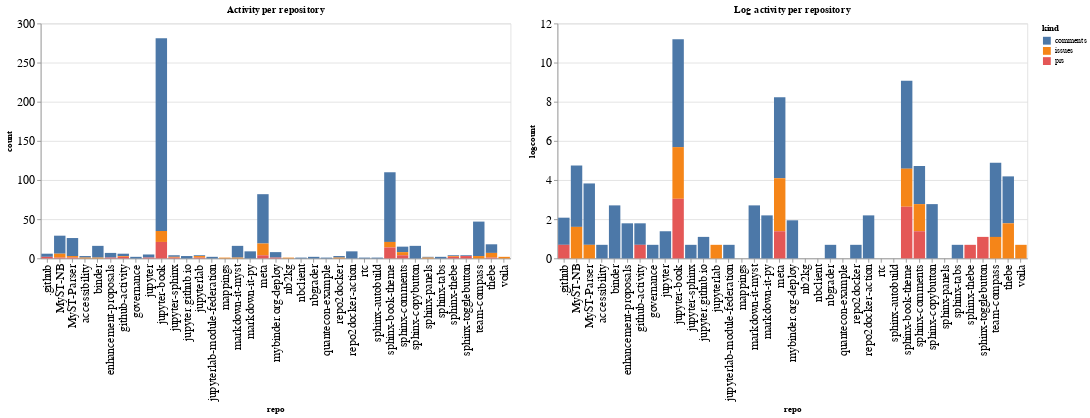

Notebook code cell kept with this figure:
### Code cell
ch1 = alt.Chart(repo_summaries, width=600, title="Activity per repository").mark_bar().encode(
    x='repo',
    y='count',
    color='kind',
    tooltip="kind"
)

ch2 = alt.Chart(repo_summaries, width=600, title="Log activity per repository").mark_bar().encode(
    x='repo',
    y='logcount',
    color='kind',
    tooltip="kind"
)

ch1 | ch2

### Figure 1 — Vega-Lite specification as saved in the notebook (floating-point values rounded to 4 significant figures)
{"config": {"axisLeft": {"labelFontSize": 15}, "axisBottom": {"labelFontSize": 15}}, "hconcat": [{"mark": "bar", "encoding": {"color": {"type": "nominal", "field": "kind"}, "tooltip": {"type": "nominal", "field": "kind"}, "x": {"type": "nominal", "field": "repo"}, "y": {"type": "quantitative", "field": "count"}}, "title": "Activity per repository", "width": 600}, {"mark": "bar", "encoding": {"color": {"type": "nominal", "field": "kind"}, "tooltip": {"type": "nominal", "field": "kind"}, "x": {"type": "nominal", "field": "repo"}, "y": {"type": "quantitative", "field": "logcount"}}, "title": "Log activity per repository", "width": 600}], "data": {"name": "data-161398fcf4a25af1934aa35d0043591d"}, "$schema": "https://vega.github.io/schema/vega-lite/v4.8.1.json", "datasets": {"data-161398fcf4a25af1934aa35d0043591d": [{"repo": ".github", "kind": "comments", "count": 4, "logcount": 1.386}, {"repo": ".github", "kind": "prs", "count": 2, "logcount": 0.6931}, {"repo": "MyST-NB", "kind": "comments", "count": 23, "logcount": 3.135}, {"repo": "MyST-NB", "kind": "issues", "count": 5, "logcount": 1.609}, {"repo": "MyST-NB", "kind": "prs", "count": 1, "logcount": 0.0}, {"repo": "MyST-Parser", "kind": "comments", "count": 23, "logcount": 3.135}, {"repo": "MyST-Parser", "kind": "issues", "count": 2, "logcount": 0.6931}, {"repo": "MyST-Parser", "kind": "prs", "count": 1, "logcount": 0.0}, {"repo": "accessibility", "kind": "comments", "count": 2, "logcount": 0.6931}, {"repo": "accessibility", "kind": "issues", "count": 1, "logcount": 0.0}, {"repo": "binder", "kind": "comments", "count": 15, "logcount": 2.708}, {"repo": "binder", "kind": "issues", "count": 1, "logcount": 0.0}, {"repo": "enhancement-proposals", "kind": "comments", "count": 6, "logcount": 1.792}, {"repo": "enhancement-proposals", "kind": "prs", "count": 1, "logcount": 0.0}, {"repo": "github-activity", "kind": "comments", "count": 3, "logcount": 1.099}, {"repo": "github-activity", "kind": "issues", "count": 1, "logcount": 0.0}, {"repo": "github-activity", "kind": "prs", "count": 2, "logcount": 0.6931}, {"repo": "governance", "kind": "comments", "count": 2, "logcount": 0.6931}, {"repo": "jupyter", "kind": "comments", "count": 4, "logcount": 1.386}, {"repo": "jupyter", "kind": "prs", "count": 1, "logcount": 0.0}, {"repo": "jupyter-book", "kind": "comments", "count": 246, "logcount": 5.505}, {"repo": "jupyter-book", "kind": "issues", "count": 14, "logcount": 2.639}, {"repo": "jupyter-book", "kind": "prs", "count": 21, "logcount": 3.045}, {"repo": "jupyter-sphinx", "kind": "comments", "count": 2, "logcount": 0.6931}, {"repo": "jupyter-sphinx", "kind": "issues", "count": 1, "logcount": 0.0}, {"repo": "jupyter-sphinx", "kind": "prs", "count": 1, "logcount": 0.0}, {"repo": "jupyter.github.io", "kind": "comments", "count": 3, "logcount": 1.099}, {"repo": "jupyterlab", "kind": "comments", "count": 1, "logcount": 0.0}, {"repo": "jupyterlab", "kind": "issues", "count": 2, "logcount": 0.6931}, {"repo": "jupyterlab", "kind": "prs", "count": 1, "logcount": 0.0}, {"repo": "jupyterlab-module-federation", "kind": "comments", "count": 2, "logcount": 0.6931}, {"repo": "mappings", "kind": "issues", "count": 1, "logcount": 0.0}, {"repo": "markdown-it-myst", "kind": "comments", "count": 15, "logcount": 2.708}, {"repo": "markdown-it-myst", "kind": "issues", "count": 1, "logcount": 0.0}, {"repo": "markdown-it-py", "kind": "comments", "count": 9, "logcount": 2.197}, {"repo": "meta", "kind": "comments", "count": 63, "logcount": 4.143}, {"repo": "meta", "kind": "issues", "count": 15, "logcount": 2.708}, {"repo": "meta", "kind": "prs", "count": 4, "logcount": 1.386}, {"repo": "mybinder.org-deploy", "kind": "comments", "count": 7, "logcount": 1.946}, {"repo": "mybinder.org-deploy", "kind": "prs", "count": 1, "logcount": 0.0}, {"repo": "nb2kg", "kind": "issues", "count": 1, "logcount": 0.0}, {"repo": "nbclient", "kind": "comments", "count": 1, "logcount": 0.0}, {"repo": "nbgrader", "kind": "comments", "count": 2, "logcount": 0.6931}, {"repo": "quantecon-example", "kind": "comments", "count": 1, "logcount": 0.0}, {"repo": "repo2docker", "kind": "comments", "count": 2, "logcount": 0.6931}, {"repo": "repo2docker", "kind": "issues", "count": 1, "logcount": 0.0}, {"repo": "repo2docker-action", "kind": "comments", "count": 9, "logcount": 2.197}, {"repo": "rtc", "kind": "comments", "count": 1, "logcount": 0.0}, {"repo": "sphinx-autobuild", "kind": "comments", "count": 1, "logcount": 0.0}, {"repo": "sphinx-book-theme", "kind": "comments", "count": 89, "logcount": 4.489}, {"repo": "sphinx-book-theme", "kind": "issues", "count": 7, "logcount": 1.946}, {"repo": "sphinx-book-theme", "kind": "prs", "count": 14, "logcount": 2.639}, {"repo": "sphinx-comments", "kind": "comments", "count": 7, "logcount": 1.946}, {"repo": "sphinx-comments", "kind": "issues", "count": 4, "logcount": 1.386}, {"repo": "sphinx-comments", "kind": "prs", "count": 4, "logcount": 1.386}, {"repo": "sphinx-copybutton", "kind": "comments", "count": 16, "logcount": 2.773}, {"repo": "sphinx-panels", "kind": "comments", "count": 1, "logcount": 0.0}, {"repo": "sphinx-panels", "kind": "issues", "count": 1, "logcount": 0.0}, {"repo": "sphinx-tabs", "kind": "comments", "count": 2, "logcount": 0.6931}, {"repo": "sphinx-thebe", "kind": "comments", "count": 1, "logcount": 0.0}, {"repo": "sphinx-thebe", "kind": "issues", "count": 1, "logcount": 0.0}, {"repo": "sphinx-thebe", "kind": "prs", "count": 2, "logcount": 0.6931}, {"repo": "sphinx-togglebutton", "kind": "comments", "count": 1, "logcount": 0.0}, {"repo": "sphinx-togglebutton", "kind": "prs", "count": 3, "logcount": 1.099}, {"repo": "team-compass", "kind": "comments", "count": 44, "logcount": 3.784}, {"repo": "team-compass", "kind": "issues", "count": 3, "logcount": 1.099}, {"repo": "thebe", "kind": "comments", "count": 11, "logcount": 2.398}, {"repo": "thebe", "kind": "issues", "count": 6, "logcount": 1.792}, {"repo": "thebe", "kind": "prs", "count": 1, "logcount": 0.0}, {"repo": "voila", "kind": "issues", "count": 2, "logcount": 0.6931}]}}
